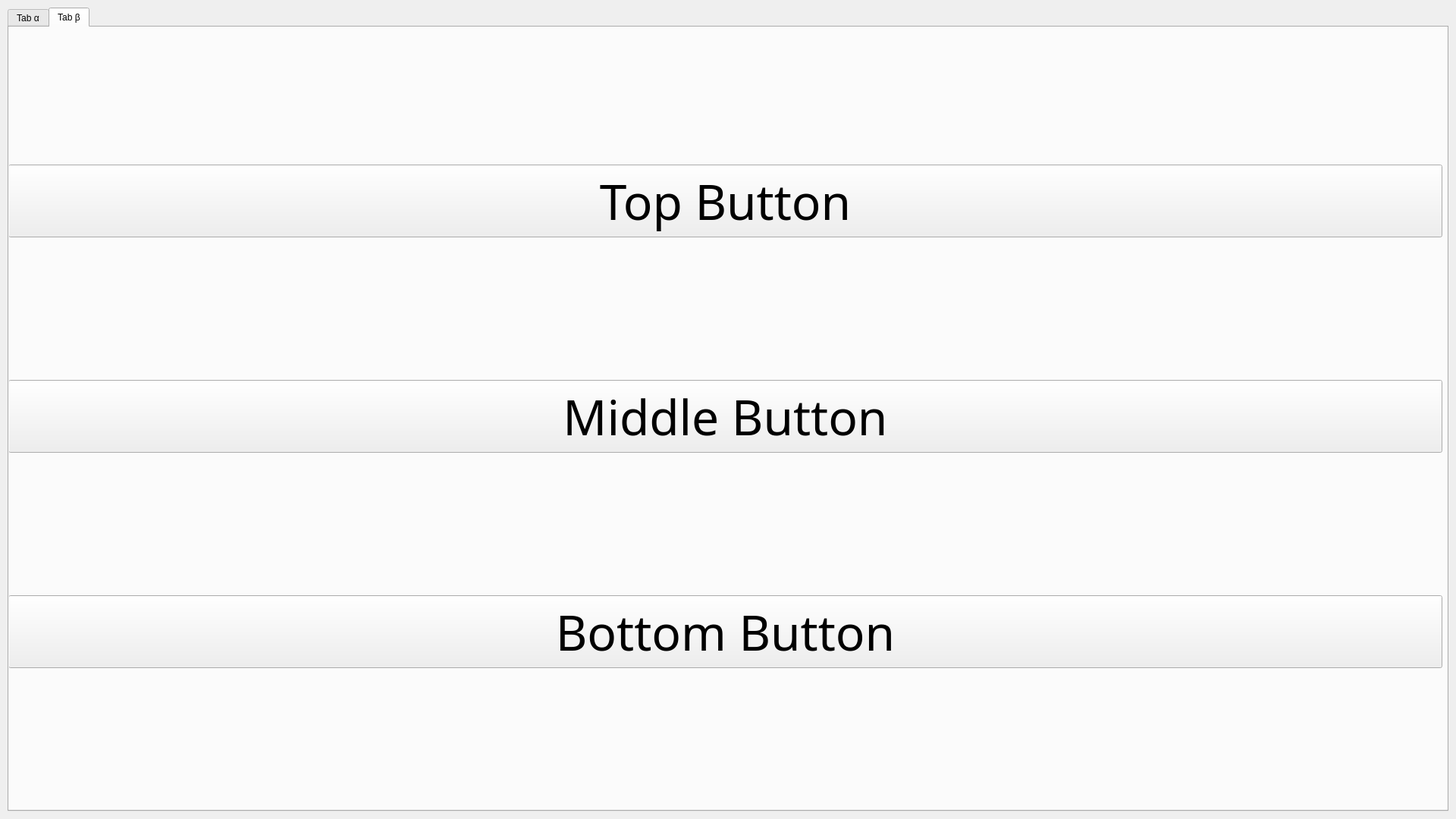
<?xml version="1.0" encoding="UTF-8"?>
<ui version="4.0">
 <class>MainWindow</class>
 <widget class="QMainWindow" name="MainWindow">
  <property name="geometry">
   <rect>
    <x>0</x>
    <y>0</y>
    <width>1920</width>
    <height>1080</height>
   </rect>
  </property>
  <property name="minimumSize">
   <size>
    <width>1920</width>
    <height>1080</height>
   </size>
  </property>
  <property name="maximumSize">
   <size>
    <width>1920</width>
    <height>1080</height>
   </size>
  </property>
  <property name="windowTitle">
   <string>Only Window</string>
  </property>
  <widget class="QWidget" name="centralwidget">
   <property name="minimumSize">
    <size>
     <width>1920</width>
     <height>1080</height>
    </size>
   </property>
   <property name="maximumSize">
    <size>
     <width>1920</width>
     <height>1080</height>
    </size>
   </property>
   <widget class="QTabWidget" name="tabWidget">
    <property name="enabled">
     <bool>true</bool>
    </property>
    <property name="geometry">
     <rect>
      <x>10</x>
      <y>10</y>
      <width>1900</width>
      <height>1060</height>
     </rect>
    </property>
    <property name="sizePolicy">
     <sizepolicy hsizetype="Maximum" vsizetype="Maximum">
      <horstretch>0</horstretch>
      <verstretch>0</verstretch>
     </sizepolicy>
    </property>
    <property name="currentIndex">
     <number>1</number>
    </property>
    <widget class="QWidget" name="tabAlpha">
     <attribute name="title">
      <string>Tab α</string>
     </attribute>
     <widget class="QWidget" name="verticalLayoutWidget_2">
      <property name="geometry">
       <rect>
        <x>-1</x>
        <y>-1</y>
        <width>1891</width>
        <height>1031</height>
       </rect>
      </property>
      <layout class="QVBoxLayout" name="tabAlphaVerticalLayout">
       <item>
        <widget class="QLCDNumber" name="lcdNumber">
         <property name="smallDecimalPoint">
          <bool>true</bool>
         </property>
         <property name="segmentStyle">
          <enum>QLCDNumber::Filled</enum>
         </property>
         <property name="value" stdset="0">
          <double>0.000000000000000</double>
         </property>
        </widget>
       </item>
       <item>
        <widget class="QSlider" name="horizontalSlider">
         <property name="sizePolicy">
          <sizepolicy hsizetype="Expanding" vsizetype="Minimum">
           <horstretch>0</horstretch>
           <verstretch>0</verstretch>
          </sizepolicy>
         </property>
         <property name="maximumSize">
          <size>
           <width>16777215</width>
           <height>250</height>
          </size>
         </property>
         <property name="cursor">
          <cursorShape>ArrowCursor</cursorShape>
         </property>
         <property name="minimum">
          <number>-500</number>
         </property>
         <property name="maximum">
          <number>500</number>
         </property>
         <property name="orientation">
          <enum>Qt::Horizontal</enum>
         </property>
         <property name="tickPosition">
          <enum>QSlider::NoTicks</enum>
         </property>
        </widget>
       </item>
      </layout>
     </widget>
    </widget>
    <widget class="QWidget" name="tabBeta">
     <attribute name="title">
      <string>Tab β</string>
     </attribute>
     <widget class="QWidget" name="verticalLayoutWidget">
      <property name="geometry">
       <rect>
        <x>-1</x>
        <y>-1</y>
        <width>1891</width>
        <height>1031</height>
       </rect>
      </property>
      <layout class="QVBoxLayout" name="tabBetaVerticalLayout">
       <item>
        <widget class="QPushButton" name="topButton">
         <property name="font">
          <font>
           <family>Segoe Print</family>
           <pointsize>48</pointsize>
           <bold>false</bold>
          </font>
         </property>
         <property name="text">
          <string>Top Button</string>
         </property>
        </widget>
       </item>
       <item>
        <widget class="QPushButton" name="middleButton">
         <property name="font">
          <font>
           <family>Segoe Print</family>
           <pointsize>48</pointsize>
           <bold>false</bold>
          </font>
         </property>
         <property name="text">
          <string>Middle Button</string>
         </property>
        </widget>
       </item>
       <item>
        <widget class="QPushButton" name="bottomButton">
         <property name="font">
          <font>
           <family>Segoe Print</family>
           <pointsize>48</pointsize>
           <bold>false</bold>
          </font>
         </property>
         <property name="text">
          <string>Bottom Button</string>
         </property>
        </widget>
       </item>
      </layout>
     </widget>
    </widget>
   </widget>
  </widget>
 </widget>
 <resources/>
 <connections/>
</ui>
